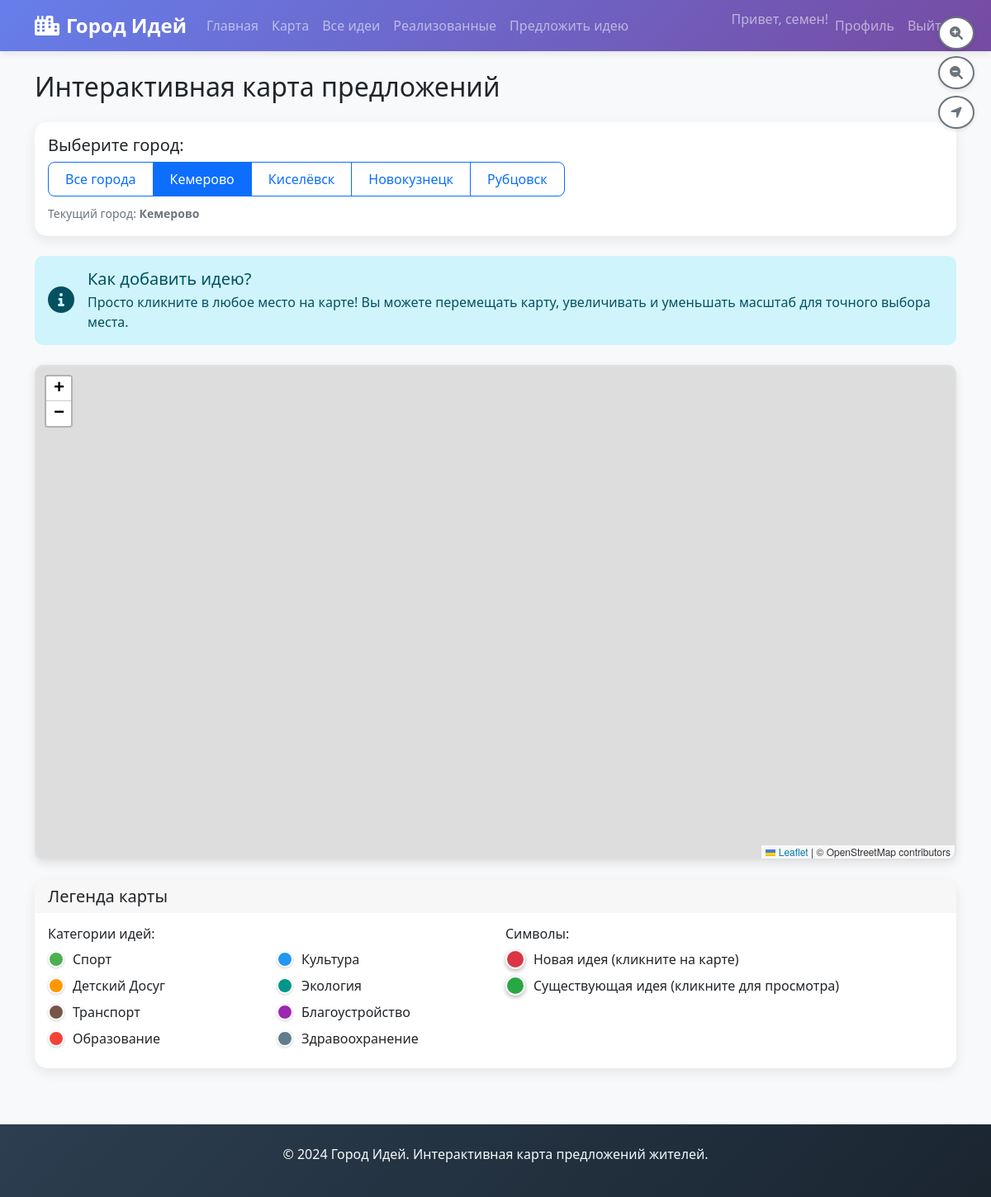
The page /map (signed in) on the database its author committed.
### tables this page shows
CREATE TABLE users (
        id INTEGER PRIMARY KEY AUTOINCREMENT,
        username TEXT UNIQUE NOT NULL,
        email TEXT UNIQUE NOT NULL,
        password_hash TEXT NOT NULL,
        is_admin BOOLEAN DEFAULT 0,
        created_at TIMESTAMP DEFAULT CURRENT_TIMESTAMP
    );

CREATE TABLE cities (
        id INTEGER PRIMARY KEY AUTOINCREMENT,
        name TEXT UNIQUE NOT NULL,
        description TEXT,
        latitude REAL NOT NULL,
        longitude REAL NOT NULL,
        zoom INTEGER DEFAULT 12,
        is_active BOOLEAN DEFAULT 1,
        created_at TIMESTAMP DEFAULT CURRENT_TIMESTAMP
    );

### app.py (the view)
@app.route('/map')
@login_required
def map_page():
    city_id = request.args.get('city_id', type=int)
    add_idea = request.args.get('add_idea', 'false') == 'true'
    show_implemented = request.args.get('show_implemented', 'false') == 'true'
    city = None
    if city_id:
        city = db.get_city_by_id(city_id)
    if not city:
        cities_list = db.get_all_cities()
        if cities_list:
            city = cities_list[0]
    ideas = []
    if city_id:
        if show_implemented:
            ideas = db.get_all_ideas(status='implemented', city_id=city_id)
        else:
            ideas = db.get_all_ideas(status='approved', city_id=city_id)
    else:
        if show_implemented:
            ideas = db.get_all_ideas(status='implemented')
        else:
            ideas = db.get_all_ideas(status='approved')
    cities = db.get_all_cities()
    return render_template('map.html',
                           ideas=ideas,
                           city=city,
                           cities=cities,
                           add_idea=add_idea,
                           show_implemented=show_implemented)

### app.py (called while the page is built)
@login_manager.user_loader
def load_user(user_id):
    user_data = db.get_user_by_id(user_id)
    if user_data:
        return User(user_data)
    return None

### database.py (called while the page is built)
def get_db():
    conn = sqlite3.connect(DB_PATH)
    conn.row_factory = sqlite3.Row
    return conn

def get_user_by_id(user_id):
    conn = get_db()
    cursor = conn.cursor()
    cursor.execute('SELECT * FROM users WHERE id = ?', (user_id,))
    user = cursor.fetchone()
    conn.close()
    return dict(user) if user else None

def get_all_cities(active_only=True):
    conn = get_db()
    cursor = conn.cursor()
    if active_only:
        cursor.execute('SELECT * FROM cities WHERE is_active = 1 ORDER BY name')
    else:
        cursor.execute('SELECT * FROM cities ORDER BY name')
    cities = cursor.fetchall()
    conn.close()
    return [dict(city) for city in cities]

def get_comments_by_idea(idea_id):
    conn = get_db()
    cursor = conn.cursor()
    cursor.execute('''
    SELECT comments.*, users.username
    FROM comments
    LEFT JOIN users ON comments.user_id = users.id
    WHERE idea_id = ?
    ORDER BY comments.created_at
    ''', (idea_id,))
    comments = cursor.fetchall()
    conn.close()
    return [dict(comment) for comment in comments]

### templates/map.html (shortened to what this page needs)
{% extends "base.html" %}
{% block content %}
<div class="row">
    <div class="col-12">
        <div class="d-flex justify-content-between align-items-center mb-4">
            <h2 class="mb-0">Интерактивная карта предложений</h2>
            <div id="mapControls">
                <button class="btn btn-outline-secondary" onclick="zoomIn()" title="Приблизить">
                    <i class="fas fa-search-plus"></i>
                </button>
                <button class="btn btn-outline-secondary" onclick="zoomOut()" title="Отдалить">
                    <i class="fas fa-search-minus"></i>
                </button>
                <button class="btn btn-outline-secondary" onclick="locateMe()" title="Мое местоположение">
                    <i class="fas fa-location-arrow"></i>
                </button>
            </div>
        </div>
        <div class="card mb-4">
            <div class="card-body">
                <h5>Выберите город:</h5>
                <div class="btn-group" role="group">
                    <a href="{{ url_for('map_page') }}"
                       class="btn btn-outline-primary {% if not city %}active{% endif %}">
                        Все города
                    </a>
                    {% for c in cities %}
                    <a href="{{ url_for('map_page', city_id=c.id) }}"
                       class="btn btn-outline-primary {% if city and city.id == c.id %}active{% endif %}">
                        {{ c.name }}
                    </a>
                    {% endfor %}
                </div>
                {% if city %}
                <div class="mt-2">
                    <small class="text-muted">Текущий город: <strong>{{ city.name }}</strong></small>
                </div>
                {% endif %}
            </div>
        </div>
        <div class="alert alert-info mb-4">
            <div class="d-flex align-items-center">
                <div class="me-3">
                    <i class="fas fa-info-circle fa-2x"></i>
                </div>
                <div>
                    <h5 class="alert-heading mb-1">Как добавить идею?</h5>
                    <p class="mb-0">Просто кликните в любое место на карте! Вы можете перемещать карту, увеличивать и уменьшать масштаб для точного выбора места.</p>
                </div>
            </div>
        </div>
        <div id="map" style="height: 600px; width: 100%; border-radius: 10px; border: 2px solid #dee2e6;"></div>
        <div class="card mt-4">
            <div class="card-header">
                <h5 class="mb-0">Легенда карты</h5>
            </div>
            <div class="card-body">
                <div class="row">
                    <div class="col-md-6">
                        <h6>Категории идей:</h6>
                        <div class="row">
                            {% for category, color in {
                                'спорт': '#4CAF50',
                                'культура': '#2196F3',
                                'детский досуг': '#FF9800',
                                'экология': '#009688',
                                'транспорт': '#795548',
                                'благоустройство': '#9C27B0',
                                'образование': '#F44336',
                                'здравоохранение': '#607D8B'
                            }.items() %}
                            <div class="col-6 mb-2">
                                <div class="d-flex align-items-center">
                                    <div class="legend-color" style="background-color: {{ color }}; width: 20px; height: 20px; border-radius: 50%; margin-right: 10px;"></div>
                                    <span>{{ category|title }}</span>
                                </div>
                            </div>
                            {% endfor %}
                        </div>
                    </div>
                    <div class="col-md-6">
                        <h6>Символы:</h6>
                        <div class="mb-3">
                            <div class="d-flex align-items-center mb-2">
                                <div style="width: 24px; height: 24px; background-color: #dc3545; border-radius: 50%; border: 2px solid white; box-shadow: 0 2px 5px rgba(0,0,0,0.3); margin-right: 10px;"></div>
                                <span>Новая идея (кликните на карте)</span>
                            </div>
                            <div class="d-flex align-items-center">
                                <div style="width: 24px; height: 24px; background-color: #28a745; border-radius: 50%; border: 2px solid white; box-shadow: 0 2px 5px rgba(0,0,0,0.3); margin-right: 10px;"></div>
                                <span>Существующая идея (кликните для просмотра)</span>
                            </div>
                        </div>
                    </div>
                </div>
            </div>
        </div>
    </div>
</div>
<link rel="stylesheet" href="https://unpkg.com/leaflet@1.7.1/dist/leaflet.css" />
<link rel="stylesheet" href="https://cdn.jsdelivr.net/npm/leaflet-control-geocoder@1.13.0/dist/Control.Geocoder.css" />
{% endblock %}

### templates/base.html (shortened to what this page needs)
<!DOCTYPE html>
<html lang="ru">
<head>
    <link href="https://cdn.jsdelivr.net/npm/bootstrap@5.1.3/dist/css/bootstrap.min.css" rel="stylesheet">
    <link rel="stylesheet" href="{{ url_for('static', filename='css/style.css') }}">
    <link rel="stylesheet" href="https://cdnjs.cloudflare.com/ajax/libs/font-awesome/6.0.0/css/all.min.css">
</head>
<body>
    <nav class="navbar navbar-expand-lg navbar-dark bg-primary">
        <div class="container">
            <a class="navbar-brand" href="{{ url_for('index') }}">
                <i class="fas fa-city me-2"></i>Город Идей
            </a>
            <div class="collapse navbar-collapse" id="navbarNav">
                <ul class="navbar-nav me-auto">
                    <li class="nav-item">
                        <a class="nav-link" href="{{ url_for('index') }}">Главная</a>
                    </li>
                    {% if current_user.is_authenticated %}
                    <li class="nav-item">
                        <a class="nav-link" href="{{ url_for('map_page') }}">Карта</a>
                    </li>
                    <li class="nav-item">
                        <a class="nav-link" href="{{ url_for('ideas_list') }}">Все идеи</a>
                    </li>
                    <li class="nav-item">
                        <a class="nav-link" href="{{ url_for('implemented_ideas') }}">Реализованные</a>
                    </li>
                    <li class="nav-item">
                        <a class="nav-link" href="{{ url_for('add_idea') }}">Предложить идею</a>
                    </li>
                    {% endif %}
                </ul>
                <ul class="navbar-nav">
                    {% if current_user.is_authenticated %}
                    <li class="nav-item">
                        <span class="navbar-text">Привет, {{ current_user.username }}!</span>
                    </li>
                    <li class="nav-item">
                        <a class="nav-link" href="{{ url_for('profile') }}">Профиль</a>
                    </li>
                    <li class="nav-item">
                        <a class="nav-link" href="{{ url_for('logout') }}">Выйти</a>
                    </li>
                    {% endif %}
                </ul>
            </div>
        </div>
    </nav>
    <div class="container mt-4">
        {% block content %}{% endblock %}
    </div>
    <footer class="bg-dark text-light mt-5 py-4">
        <div class="container text-center">
            <p>&copy; 2024 Город Идей. Интерактивная карта предложений жителей.</p>
        </div>
    </footer>
</body>
</html>

### static/css/style.css (style rules this page uses)
body { background-color: #f8f9fa; font-family: 'Segoe UI', Tahoma, Geneva, Verdana, sans-serif; min-height: 100vh; display: flex; flex-direction: column; }
.container { flex: 1; }
.navbar-brand { font-weight: 700; font-size: 1.5rem; }
.navbar-dark.bg-primary { background: linear-gradient(135deg, #667eea 0%, #764ba2 100%); box-shadow: 0 2px 10px rgba(0,0,0,0.1); }
.card { border: none; border-radius: 15px; box-shadow: 0 5px 15px rgba(0,0,0,0.08); transition: transform 0.3s ease, box-shadow 0.3s ease; margin-bottom: 20px; }
.card-header { border-radius: 15px 15px 0 0 !important; border-bottom: none; font-weight: 600; }
.btn { border-radius: 8px; padding: 8px 20px; font-weight: 500; transition: all 0.3s ease; }
#map { border-radius: 10px; box-shadow: 0 4px 12px rgba(0,0,0,0.1); }
.legend-color { width: 20px; height: 20px; border-radius: 50%; margin-right: 8px; border: 2px solid white; box-shadow: 0 1px 3px rgba(0,0,0,0.2); }
.alert { border-radius: 10px; border: none; }
footer { margin-top: auto; background: linear-gradient(135deg, #2c3e50 0%, #1a2530 100%); color: white; }
#mapControls { position: absolute; top: 20px; right: 20px; z-index: 1000; display: flex; flex-direction: column; gap: 8px; }
#mapControls button { width: 40px; height: 40px; border-radius: 50%; background: white; border: 2px solid #6c757d; color: #6c757d; display: flex; align-items: center; justify-content: center; cursor: pointer; transition: all 0.2s; box-shadow: 0 2px 5px rgba(0,0,0,0.1); }

### templates/map.html (style rules this page uses)
#map { box-shadow: 0 4px 12px rgba(0,0,0,0.1); }
.legend-color { box-shadow: 0 1px 3px rgba(0,0,0,0.2); }
#mapControls { display: flex; gap: 8px; }
#mapControls button { width: 40px; height: 40px; border-radius: 50%; display: flex; align-items: center; justify-content: center; }

### rows shown on the page
users: username "семен"
cities: name "Кемерово"
cities: name "Киселёвск"
cities: name "Новокузнецк"
cities: name "Рубцовск"

### other values the page prints
{{ category|title }} "Спорт" "Культура" "Детский Досуг" "Экология" "Транспорт" "Благоустройство" "Образование" "Здравоохранение"
